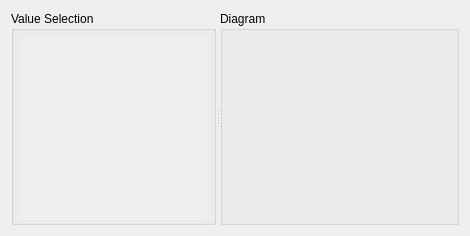
<?xml version="1.0" encoding="UTF-8"?>
<ui version="4.0">
 <class>AQLinechart</class>
 <widget class="QWidget" name="AQLinechart">
  <property name="geometry">
   <rect>
    <x>0</x>
    <y>0</y>
    <width>470</width>
    <height>236</height>
   </rect>
  </property>
  <property name="windowTitle">
   <string>Form</string>
  </property>
  <layout class="QHBoxLayout" name="horizontalLayout">
   <item>
    <widget class="QSplitter" name="splitter">
     <property name="sizePolicy">
      <sizepolicy hsizetype="Expanding" vsizetype="Expanding">
       <horstretch>0</horstretch>
       <verstretch>0</verstretch>
      </sizepolicy>
     </property>
     <property name="midLineWidth">
      <number>1</number>
     </property>
     <property name="orientation">
      <enum>Qt::Horizontal</enum>
     </property>
     <property name="childrenCollapsible">
      <bool>false</bool>
     </property>
     <widget class="QGroupBox" name="curveGroupBox">
      <property name="sizePolicy">
       <sizepolicy hsizetype="Preferred" vsizetype="Preferred">
        <horstretch>0</horstretch>
        <verstretch>0</verstretch>
       </sizepolicy>
      </property>
      <property name="baseSize">
       <size>
        <width>200</width>
        <height>0</height>
       </size>
      </property>
      <property name="styleSheet">
       <string notr="true"/>
      </property>
      <property name="title">
       <string>Value Selection</string>
      </property>
      <property name="alignment">
       <set>Qt::AlignLeading|Qt::AlignLeft|Qt::AlignTop</set>
      </property>
      <layout class="QVBoxLayout" name="verticalLayout">
       <property name="spacing">
        <number>4</number>
       </property>
       <property name="leftMargin">
        <number>6</number>
       </property>
       <property name="topMargin">
        <number>6</number>
       </property>
       <property name="rightMargin">
        <number>6</number>
       </property>
       <property name="bottomMargin">
        <number>2</number>
       </property>
       <item>
        <widget class="QScrollArea" name="curveListWidget">
         <property name="sizePolicy">
          <sizepolicy hsizetype="Preferred" vsizetype="Expanding">
           <horstretch>0</horstretch>
           <verstretch>0</verstretch>
          </sizepolicy>
         </property>
         <property name="minimumSize">
          <size>
           <width>60</width>
           <height>150</height>
          </size>
         </property>
         <property name="autoFillBackground">
          <bool>false</bool>
         </property>
         <property name="styleSheet">
          <string notr="true"/>
         </property>
         <property name="frameShape">
          <enum>QFrame::NoFrame</enum>
         </property>
         <property name="frameShadow">
          <enum>QFrame::Sunken</enum>
         </property>
         <property name="widgetResizable">
          <bool>true</bool>
         </property>
         <property name="alignment">
          <set>Qt::AlignLeading|Qt::AlignLeft|Qt::AlignTop</set>
         </property>
         <widget class="QWidget" name="scrollAreaWidgetContents">
          <property name="geometry">
           <rect>
            <x>0</x>
            <y>0</y>
            <width>189</width>
            <height>195</height>
           </rect>
          </property>
         </widget>
        </widget>
       </item>
      </layout>
     </widget>
     <widget class="QGroupBox" name="AQdiagramGroupBox">
      <property name="sizePolicy">
       <sizepolicy hsizetype="Expanding" vsizetype="Preferred">
        <horstretch>0</horstretch>
        <verstretch>0</verstretch>
       </sizepolicy>
      </property>
      <property name="styleSheet">
       <string notr="true"/>
      </property>
      <property name="title">
       <string>Diagram</string>
      </property>
     </widget>
    </widget>
   </item>
  </layout>
 </widget>
 <resources/>
 <connections/>
</ui>
